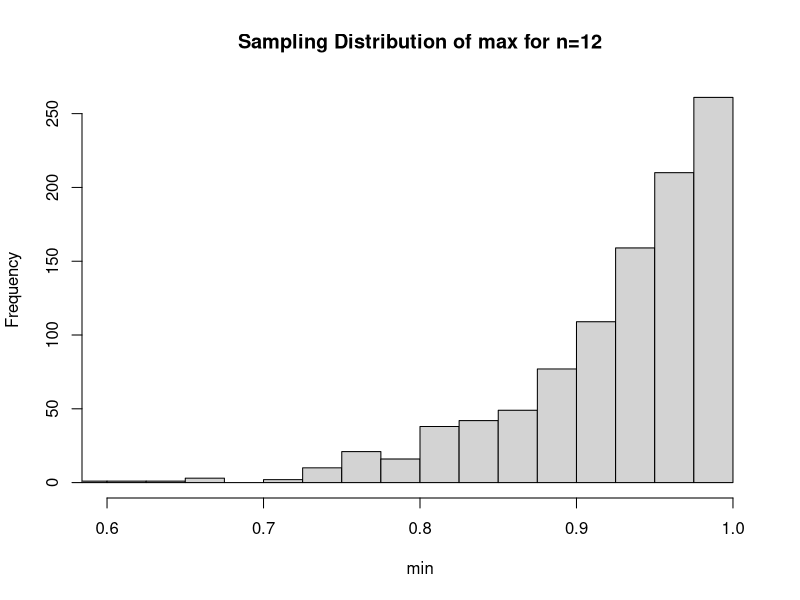
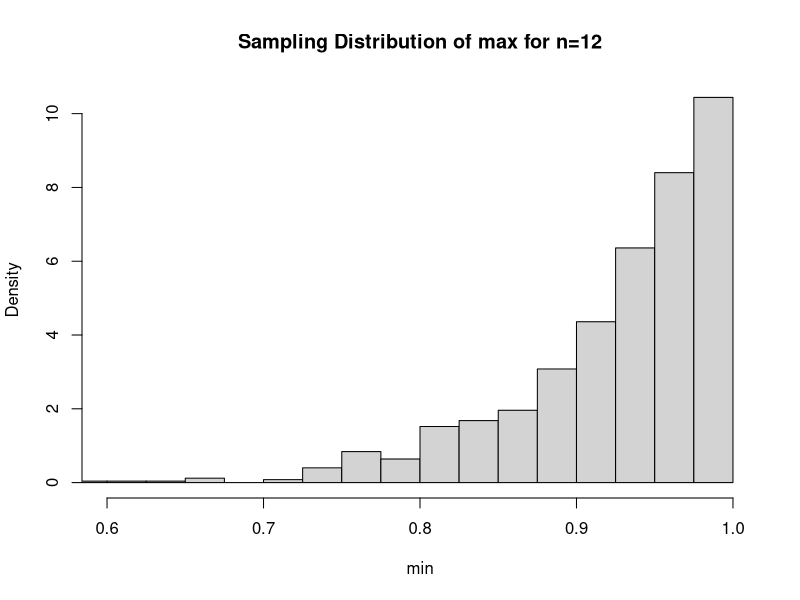
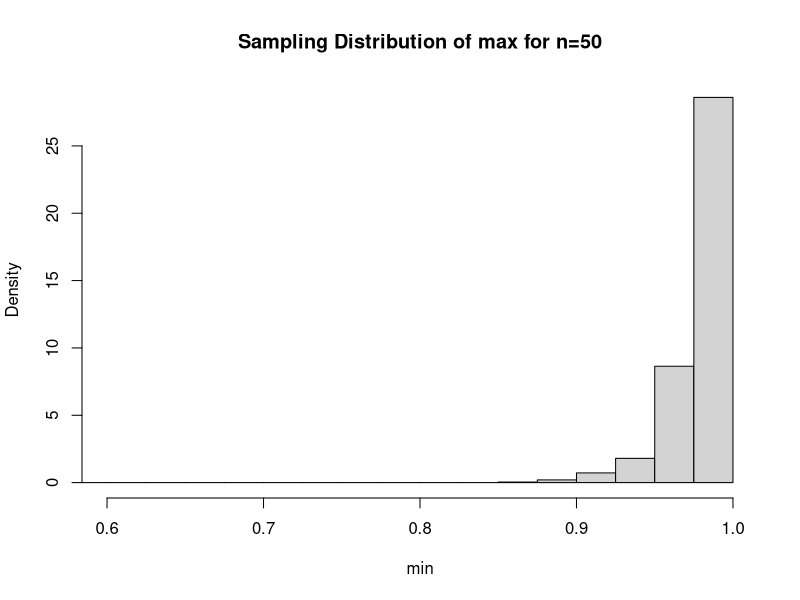

These charts were generated, in order, by the following R code:
## ---- chunk 1
# Install these packages first
library(dplyr)
library(ggplot2)
library(tidyr)
library(knitr)

# Set seed for random number generator
set.seed(76)
## ---- chunk 2
sample_mins <- rep(0, 1000)
for(i in 1:1000){
  x_vec <- runif(n=12, min=0, max=1)
  sample_mins[i] <- max(x_vec)
}
hist(sample_mins, xlab="min", main="Sampling Distribution of max for n=12", breaks=seq(0.5, 1, by=0.025), xlim=c(0.6,1))
## ---- chunk 3
hist(sample_mins, xlab="min", main="Sampling Distribution of max for n=12", breaks=seq(0.5, 1, by=0.025), xlim=c(0.6,1), prob=TRUE)
## ---- chunk 4
sample_mins <- rep(0, 1000)
for(i in 1:1000){
  x_vec <- runif(n=50)
  sample_mins[i] <- max(x_vec)
}
hist(sample_mins, xlab="min", main="Sampling Distribution of max for n=50", breaks=seq(0.5, 1, by=0.025), xlim=c(0.6,1), prob=TRUE)
